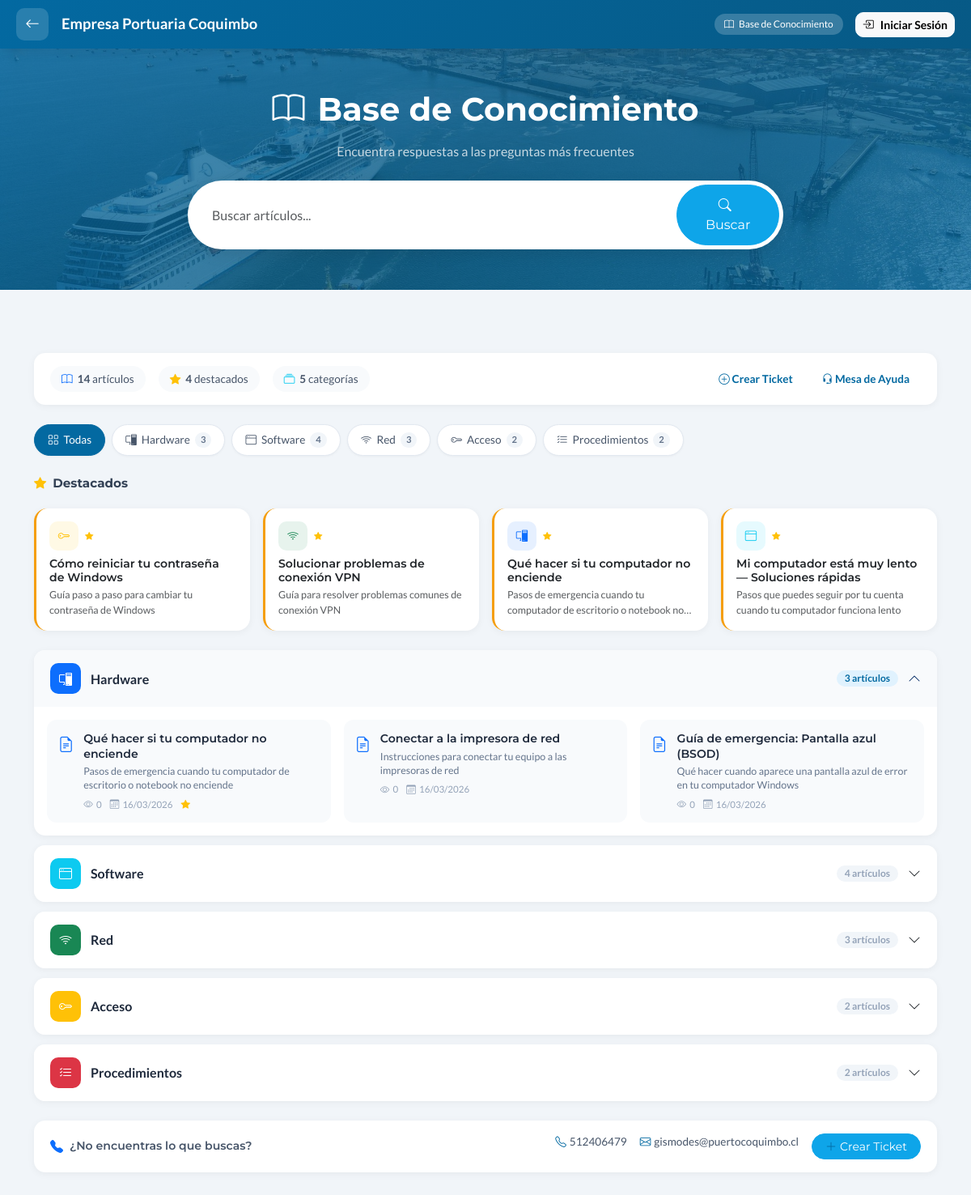
The page /base_conocimiento.php on the database its author committed.
### tables this page shows
CREATE TABLE IF NOT EXISTS knowledge_base (
    id INT AUTO_INCREMENT PRIMARY KEY,
    title VARCHAR(200) NOT NULL,
    slug VARCHAR(200) NOT NULL UNIQUE,
    content TEXT NOT NULL,
    excerpt VARCHAR(500) DEFAULT NULL,
    category ENUM('hardware', 'software', 'red', 'acceso', 'general', 'procedimientos') DEFAULT 'general',
    tags VARCHAR(500) DEFAULT NULL,
    author_id INT DEFAULT NULL,
    views INT DEFAULT 0,
    helpful_yes INT DEFAULT 0,
    helpful_no INT DEFAULT 0,
    is_published TINYINT(1) DEFAULT 1,
    is_featured TINYINT(1) DEFAULT 0,
    related_articles VARCHAR(200) DEFAULT NULL,
    created_at TIMESTAMP DEFAULT CURRENT_TIMESTAMP,
    updated_at TIMESTAMP DEFAULT CURRENT_TIMESTAMP ON UPDATE CURRENT_TIMESTAMP,
    FOREIGN KEY (author_id) REFERENCES users(id) ON DELETE SET NULL,
    INDEX idx_category (category),
    INDEX idx_published (is_published),
    FULLTEXT INDEX idx_search (title, content, tags)
);

### public/base_conocimiento.php (the view, shortened to what the rows shown need)
<?php
require_once '../includes/bootstrap.php';
$user = isLoggedIn() ? getCurrentUser() : null;
$isAdmin = $user && in_array($user['role'], ['admin', 'soporte']);
$article = null;
$search = sanitize($_GET['search'] ?? '');
$category = sanitize($_GET['category'] ?? '');
$where = $isAdmin ? '1=1' : 'is_published = 1';
$params = [];
$stmt = $pdo->prepare("
    SELECT kb.*, u.name as author_name
    FROM knowledge_base kb
    LEFT JOIN users u ON kb.author_id = u.id
    WHERE $where
    ORDER BY is_featured DESC, views DESC, created_at DESC
");
$stmt->execute($params);
$articles = $stmt->fetchAll();
$featuredStmt = $pdo->query("SELECT * FROM knowledge_base WHERE is_featured = 1 AND is_published = 1 ORDER BY views DESC LIMIT 4");
$featured = $featuredStmt->fetchAll();
$categories = [
    'general' => ['name' => 'General', 'icon' => 'info-circle', 'color' => 'secondary'],
    'hardware' => ['name' => 'Hardware', 'icon' => 'pc-display', 'color' => 'primary'],
    'software' => ['name' => 'Software', 'icon' => 'window', 'color' => 'info'],
    'red' => ['name' => 'Red', 'icon' => 'wifi', 'color' => 'success'],
    'acceso' => ['name' => 'Acceso', 'icon' => 'key', 'color' => 'warning'],
    'procedimientos' => ['name' => 'Procedimientos', 'icon' => 'list-check', 'color' => 'danger'],
];
?>
<!DOCTYPE html>
<html lang="es">
<head>
    <link href="https://cdn.jsdelivr.net/npm/bootstrap@5.3.2/dist/css/bootstrap.min.css" rel="stylesheet">
    <link href="https://cdn.jsdelivr.net/npm/bootstrap-icons@1.11.1/font/bootstrap-icons.css" rel="stylesheet">
    <link href="css/intranet.css?v=<?= filemtime(__DIR__ . '/css/intranet.css') ?>" rel="stylesheet">
    <link href="css/base-conocimiento.css?v=<?= filemtime(__DIR__ . '/css/base-conocimiento.css') ?>" rel="stylesheet">
</head>
<body class="<?= $user ? 'has-sidebar' : '' ?>">
    <?php if ($article): ?>
    <div class="page-header" style="padding: 30px 0;">
        <div class="container position-relative">
            <nav aria-label="breadcrumb">
                <ol class="breadcrumb mb-3">
                    <li class="breadcrumb-item"><a href="base_conocimiento.php" class="text-white-50">Base de Conocimiento</a></li>
                    <li class="breadcrumb-item"><a href="?category=<?= $article['category'] ?>" class="text-white-50"><?= $categories[$article['category']]['name'] ?? 'General' ?></a></li>
                    <li class="breadcrumb-item active text-white"><?= htmlspecialchars($article['title']) ?></li>
                </ol>
            </nav>
        </div>
    </div>
    <div class="container py-5">
        <?php if (isset($_GET['thanks'])): ?>
        <div class="alert alert-success alert-dismissible fade show" role="alert">
            <i class="bi bi-heart-fill me-2"></i>¡Gracias por tu feedback!
            <button type="button" class="btn-close" data-bs-dismiss="alert"></button>
        </div>
        <?php endif; ?>
        <div class="row">
            <div class="col-lg-8">
                <div class="card">
                    <div class="card-body p-5">
                        <div class="d-flex align-items-center mb-4">
                            <span class="badge bg-<?= $categories[$article['category']]['color'] ?? 'secondary' ?> me-2">
                                <i class="bi bi-<?= $categories[$article['category']]['icon'] ?? 'info-circle' ?> me-1"></i>
                                <?= $categories[$article['category']]['name'] ?? 'General' ?>
                            </span>
                            <small class="text-muted">
                                <i class="bi bi-eye me-1"></i><?= number_format($article['views']) ?> vistas
                            </small>
                        </div>
                        <h1 class="fw-bold mb-4"><?= htmlspecialchars($article['title']) ?></h1>
                        <div class="article-content">
                            <?= $article['content'] ?>
                        </div>
                        <?php if ($article['tags']): ?>
                        <div class="mt-4 pt-4 border-top">
                            <i class="bi bi-tags me-2"></i>
                            <?php foreach (explode(',', $article['tags']) as $tag): ?>
                            <a href="?search=<?= urlencode(trim($tag)) ?>" class="badge bg-light text-dark me-1"><?= htmlspecialchars(trim($tag)) ?></a>
                            <?php endforeach; ?>
                        </div>
                        <?php endif; ?>
                        <div class="mt-5 pt-4 border-top text-center">
                            <h5 class="mb-3">¿Te fue útil este artículo?</h5>
                            <div class="d-flex justify-content-center gap-3">
                                <a href="?helpful=yes&article_id=<?= $article['id'] ?>" class="helpful-btn border-success text-success">
                                    <i class="bi bi-hand-thumbs-up me-2"></i>Sí (<?= $article['helpful_yes'] ?>)
                                </a>
                                <a href="?helpful=no&article_id=<?= $article['id'] ?>" class="helpful-btn border-danger text-danger">
                                    <i class="bi bi-hand-thumbs-down me-2"></i>No (<?= $article['helpful_no'] ?>)
                                </a>
                            </div>
                        </div>
                    </div>
                </div>
            </div>
            <div class="col-lg-4">
                <div class="card mb-4">
                    <div class="card-body">
                        <h6 class="text-muted mb-3">Información</h6>
                        <p class="mb-2"><i class="bi bi-person me-2"></i><?= htmlspecialchars($article['author_name'] ?? 'Sistema') ?></p>
                        <p class="mb-2"><i class="bi bi-calendar me-2"></i><?= date('d/m/Y', strtotime($article['created_at'])) ?></p>
                        <p class="mb-0"><i class="bi bi-clock me-2"></i>Actualizado: <?= date('d/m/Y', strtotime($article['updated_at'])) ?></p>
                    </div>
                </div>
                <div class="card">
                    <div class="card-header bg-white">
                        <h6 class="mb-0">¿Necesitas más ayuda?</h6>
                    </div>
                    <div class="card-body">
                        <p class="text-muted small">Si no encontraste la solución, crea un ticket de soporte.</p>
                        <a href="crear_ticket.php" class="btn btn-primary w-100">
                            <i class="bi bi-plus-lg me-2"></i>Crear Ticket
                        </a>
                    </div>
                </div>
            </div>
        </div>
    </div>
    <?php else: ?>
    <div class="page-header">
        <div class="container position-relative text-center">
            <h1 class="mb-3"><i class="bi bi-book me-3"></i>Base de Conocimiento</h1>
        </div>
    </div>
    <div class="container py-5">
        <?php if (empty($articles)): ?>
        <div class="card">
            <div class="card-body text-center py-5">
                <i class="bi bi-search fs-1 text-muted mb-3 d-block"></i>
                <h5 class="text-muted">No se encontraron artículos</h5>
                <p class="text-muted">Intenta con otros términos de búsqueda</p>
            </div>
        </div>
        <?php else: ?>
        <?php if (!empty($search) || !empty($category)): ?>
        <h5 class="mb-3"><?= $search ? 'Resultados de búsqueda' : ($categories[$category]['name'] ?? 'Artículos') ?></h5>
        <div class="row g-3">
            <?php foreach ($articles as $art): ?>
            <div class="col-lg-4 col-md-6">
                <a href="?article=<?= $art['id'] ?>" class="card article-card h-100 text-decoration-none">
                    <div class="card-body py-3 px-3">
                        <div class="d-flex align-items-center gap-2 mb-2">
                            <div class="kb-art-icon bg-<?= $categories[$art['category']]['color'] ?? 'secondary' ?> bg-opacity-10 text-<?= $categories[$art['category']]['color'] ?? 'secondary' ?>">
                                <i class="bi bi-<?= $categories[$art['category']]['icon'] ?? 'info-circle' ?>"></i>
                            </div>
                            <span class="badge bg-<?= $categories[$art['category']]['color'] ?? 'secondary' ?>" style="font-size: 0.7rem;"><?= $categories[$art['category']]['name'] ?? 'General' ?></span>
                            <?php if ($art['is_featured']): ?><i class="bi bi-star-fill text-warning" style="font-size: 0.7rem;"></i><?php endif; ?>
                        </div>
                        <h6 class="text-dark mb-1 fw-semibold" style="font-size: 0.92rem;"><?= htmlspecialchars($art['title']) ?></h6>
                        <p class="text-muted mb-0" style="font-size: 0.8rem; line-height: 1.4; display: -webkit-box; -webkit-line-clamp: 2; -webkit-box-orient: vertical; overflow: hidden;"><?= htmlspecialchars($art['excerpt'] ?: substr(strip_tags($art['content']), 0, 120)) ?></p>
                        <div class="d-flex align-items-center gap-3 mt-2 pt-2 border-top" style="font-size: 0.75rem;">
                            <span class="text-muted"><i class="bi bi-eye me-1"></i><?= $art['views'] ?></span>
                            <span class="text-muted"><i class="bi bi-calendar3 me-1"></i><?= date('d/m/Y', strtotime($art['created_at'])) ?></span>
                        </div>
                    </div>
                </a>
            </div>
            <?php endforeach; ?>
        </div>
        <?php else: ?>
        <?php
        $grouped = [];
        foreach ($articles as $art) {
            $grouped[$art['category']][] = $art;
        }
        $orderedGroups = [];
        foreach (array_keys($categories) as $catKey) {
            if (isset($grouped[$catKey])) {
                $orderedGroups[$catKey] = $grouped[$catKey];
            }
        }
        $accordionIndex = 0;
        ?>
        <?php if (!empty($featured)): ?>
        <div class="kb-featured-section mb-4">
            <div class="row g-3">
                <?php foreach ($featured as $feat): ?>
                <div class="col-lg-3 col-md-6">
                    <a href="?article=<?= $feat['id'] ?>" class="card article-card h-100 text-decoration-none kb-featured-card">
                        <div class="card-body p-3">
                            <div class="d-flex align-items-center gap-2 mb-2">
                                <div class="kb-art-icon bg-<?= $categories[$feat['category']]['color'] ?? 'secondary' ?> bg-opacity-10 text-<?= $categories[$feat['category']]['color'] ?? 'secondary' ?>">
                                    <i class="bi bi-<?= $categories[$feat['category']]['icon'] ?? 'info-circle' ?>"></i>
                                </div>
                                <i class="bi bi-star-fill text-warning" style="font-size: 0.65rem;"></i>
                            </div>
                            <h6 class="text-dark fw-semibold mb-1" style="font-size: 0.88rem;"><?= htmlspecialchars($feat['title']) ?></h6>
                            <p class="text-muted mb-0" style="font-size: 0.78rem; display: -webkit-box; -webkit-line-clamp: 2; -webkit-box-orient: vertical; overflow: hidden;"><?= htmlspecialchars($feat['excerpt'] ?: substr(strip_tags($feat['content']), 0, 80)) ?></p>
                        </div>
                    </a>
                </div>
                <?php endforeach; ?>
            </div>
        </div>
        <?php endif; ?>
        <div class="accordion kb-accordion" id="kbAccordion">
            <?php foreach ($orderedGroups as $groupCat => $groupArticles): ?>
            <?php $cat = $categories[$groupCat] ?? ['name' => 'General', 'icon' => 'info-circle', 'color' => 'secondary']; ?>
            <div class="accordion-item kb-accordion-item">
                <h2 class="accordion-header">
                    <button class="accordion-button kb-accordion-btn <?= $accordionIndex > 0 ? 'collapsed' : '' ?>" type="button" data-bs-toggle="collapse" data-bs-target="#kbCat<?= $accordionIndex ?>" aria-expanded="<?= $accordionIndex === 0 ? 'true' : 'false' ?>">
                        <div class="kb-acc-icon bg-<?= $cat['color'] ?>">
                            <i class="bi bi-<?= $cat['icon'] ?>"></i>
                        </div>
                        <span class="kb-acc-title"><?= $cat['name'] ?></span>
                        <span class="kb-acc-count"><?= count($groupArticles) ?> artículo<?= count($groupArticles) !== 1 ? 's' : '' ?></span>
                    </button>
                </h2>
                <div id="kbCat<?= $accordionIndex ?>" class="accordion-collapse collapse <?= $accordionIndex === 0 ? 'show' : '' ?>" data-bs-parent="#kbAccordion">
                    <div class="accordion-body p-3">
                        <div class="row g-3">
                            <?php foreach ($groupArticles as $art): ?>
                            <div class="col-lg-4 col-md-6">
                                <a href="?article=<?= $art['id'] ?>" class="kb-article-item">
                                    <div class="kb-article-item-icon text-<?= $cat['color'] ?>">
                                        <i class="bi bi-file-earmark-text"></i>
                                    </div>
                                    <div class="kb-article-item-body">
                                        <h6><?= htmlspecialchars($art['title']) ?></h6>
                                        <p><?= htmlspecialchars($art['excerpt'] ?: substr(strip_tags($art['content']), 0, 100)) ?></p>
                                        <div class="kb-article-item-meta">
                                            <span><i class="bi bi-eye"></i> <?= $art['views'] ?></span>
                                            <span><i class="bi bi-calendar3"></i> <?= date('d/m/Y', strtotime($art['created_at'])) ?></span>
                                            <?php if ($art['is_featured']): ?><span class="text-warning"><i class="bi bi-star-fill"></i></span><?php endif; ?>
                                        </div>
                                    </div>
                                </a>
                            </div>
                            <?php endforeach; ?>
                        </div>
                    </div>
                </div>
            </div>
            <?php $accordionIndex++; ?>
            <?php endforeach; ?>
        </div>
        <?php endif; ?>
        <?php endif; ?>
    </div>
    <?php endif; ?>
</body>
</html>

### rows shown on the page
knowledge_base: title "Cómo reiniciar tu contraseña de Windows", excerpt "Guía paso a paso para cambiar tu contraseña de Windows"
knowledge_base: title "Solucionar problemas de conexión VPN", excerpt "Guía para resolver problemas comunes de conexión VPN"
knowledge_base: title "Qué hacer si tu computador no enciende", excerpt "Pasos de emergencia cuando tu computador de escritorio o notebook…", excerpt "Pasos de emergencia cuando tu computador de escritorio o notebook no enciende", views "0", created_at "16/03/2026", is_featured 1 (drawn)
knowledge_base: title "Mi computador está muy lento — Soluciones rápidas", excerpt "Pasos que puedes seguir por tu cuenta cuando tu computador funciona lento"
knowledge_base: title "Conectar a la impresora de red", excerpt "Instrucciones para conectar tu equipo a las impresoras de red", views "0", created_at "16/03/2026"
knowledge_base: title "Guía de emergencia: Pantalla azul (BSOD)", excerpt "Qué hacer cuando aparece una pantalla azul de error en tu computador Windows", views "0", created_at "16/03/2026"

### other values the page prints
$totalArticles "14"
$totalFeatured "4"
count(array_filter($catCounts)) "5"
$cat['name'] "Hardware"
$count "3"
$cat['name'] "Software"
$count "4"
$cat['name'] "Red"
$cat['name'] "Acceso"
$count "2"
$cat['name'] "Procedimientos"
count($groupArticles) "3"
count($groupArticles) "4"
count($groupArticles) "2"
